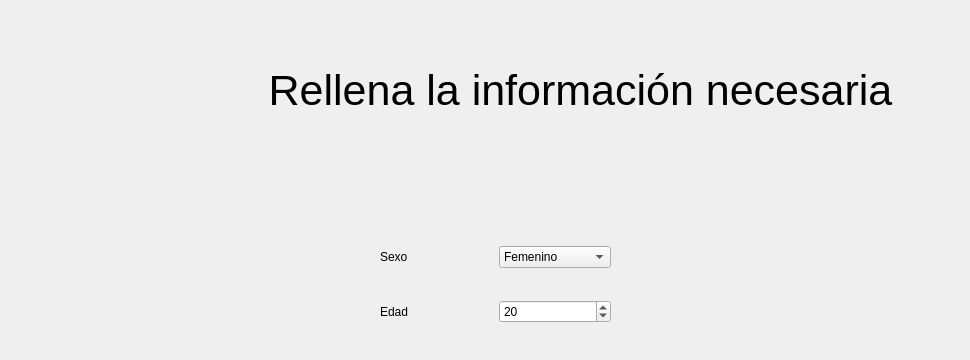
    <widget class="QWidget" name="tab_2">
     <attribute name="title">
      <string>Información</string>
     </attribute>
     <widget class="QLabel" name="label_operation_2">
      <property name="geometry">
       <rect>
        <x>200</x>
        <y>20</y>
        <width>761</width>
        <height>141</height>
       </rect>
      </property>
      <property name="font">
       <font>
        <pointsize>32</pointsize>
       </font>
      </property>
      <property name="text">
       <string>Rellena la información necesaria</string>
      </property>
      <property name="alignment">
       <set>Qt::AlignCenter</set>
      </property>
     </widget>
     <widget class="QWidget" name="gridLayoutWidget_2">
      <property name="geometry">
       <rect>
        <x>380</x>
        <y>220</y>
        <width>231</width>
        <height>131</height>
       </rect>
      </property>
      <layout class="QGridLayout" name="gridLayout_2">
       <item row="0" column="0">
        <widget class="QLabel" name="label">
         <property name="text">
          <string>Sexo</string>
         </property>
        </widget>
       </item>
       <item row="1" column="0">
        <widget class="QLabel" name="label_2">
         <property name="text">
          <string>Edad</string>
         </property>
        </widget>
       </item>
       <item row="1" column="1">
        <widget class="QSpinBox" name="spinBox">
         <property name="minimum">
          <number>1</number>
         </property>
         <property name="maximum">
          <number>120</number>
         </property>
         <property name="value">
          <number>20</number>
         </property>
        </widget>
       </item>
       <item row="0" column="1">
        <widget class="QComboBox" name="comboBox">
         <property name="currentIndex">
          <number>0</number>
         </property>
         <item>
          <property name="text">
           <string>Femenino</string>
          </property>
         </item>
         <item>
          <property name="text">
           <string>Masculino</string>
          </property>
         </item>
        </widget>
       </item>
      </layout>
     </widget>
    </widget>
